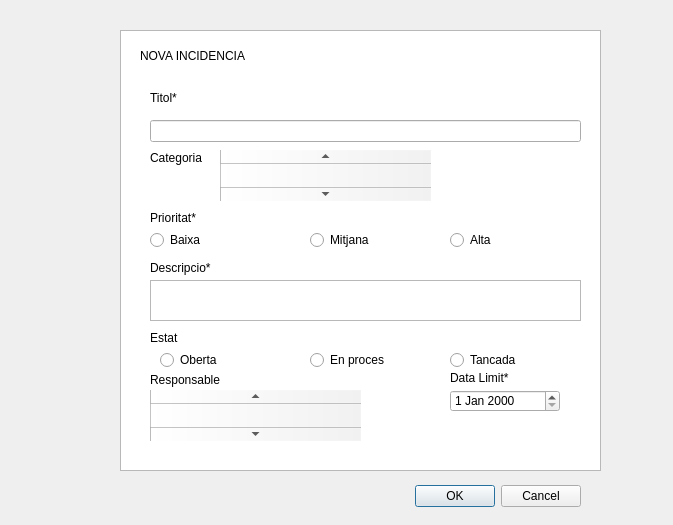
<?xml version="1.0" encoding="UTF-8"?>
<ui version="4.0">
 <class>Dialog</class>
 <widget class="QDialog" name="Dialog">
  <property name="geometry">
   <rect>
    <x>0</x>
    <y>0</y>
    <width>673</width>
    <height>525</height>
   </rect>
  </property>
  <property name="windowTitle">
   <string>Dialog</string>
  </property>
  <widget class="QDialogButtonBox" name="buttonBox">
   <property name="geometry">
    <rect>
     <x>240</x>
     <y>480</y>
     <width>341</width>
     <height>32</height>
    </rect>
   </property>
   <property name="orientation">
    <enum>Qt::Orientation::Horizontal</enum>
   </property>
   <property name="standardButtons">
    <set>QDialogButtonBox::StandardButton::Cancel|QDialogButtonBox::StandardButton::Ok</set>
   </property>
  </widget>
  <widget class="QListWidget" name="listWidget">
   <property name="geometry">
    <rect>
     <x>120</x>
     <y>30</y>
     <width>481</width>
     <height>441</height>
    </rect>
   </property>
  </widget>
  <widget class="QLineEdit" name="lineEdit">
   <property name="geometry">
    <rect>
     <x>150</x>
     <y>120</y>
     <width>431</width>
     <height>22</height>
    </rect>
   </property>
  </widget>
  <widget class="QLabel" name="label">
   <property name="geometry">
    <rect>
     <x>140</x>
     <y>40</y>
     <width>121</width>
     <height>31</height>
    </rect>
   </property>
   <property name="text">
    <string>NOVA INCIDENCIA</string>
   </property>
  </widget>
  <widget class="QLabel" name="label_2">
   <property name="geometry">
    <rect>
     <x>150</x>
     <y>90</y>
     <width>49</width>
     <height>16</height>
    </rect>
   </property>
   <property name="text">
    <string>Titol*</string>
   </property>
  </widget>
  <widget class="QLabel" name="label_3">
   <property name="geometry">
    <rect>
     <x>150</x>
     <y>150</y>
     <width>61</width>
     <height>16</height>
    </rect>
   </property>
   <property name="text">
    <string>Categoria</string>
   </property>
  </widget>
  <widget class="QLabel" name="label_4">
   <property name="geometry">
    <rect>
     <x>150</x>
     <y>330</y>
     <width>49</width>
     <height>16</height>
    </rect>
   </property>
   <property name="text">
    <string>Estat</string>
   </property>
  </widget>
  <widget class="QLabel" name="label_5">
   <property name="geometry">
    <rect>
     <x>450</x>
     <y>370</y>
     <width>61</width>
     <height>16</height>
    </rect>
   </property>
   <property name="text">
    <string>Data Limit*</string>
   </property>
  </widget>
  <widget class="QLabel" name="label_6">
   <property name="geometry">
    <rect>
     <x>150</x>
     <y>210</y>
     <width>49</width>
     <height>16</height>
    </rect>
   </property>
   <property name="text">
    <string>Prioritat*</string>
   </property>
  </widget>
  <widget class="QLabel" name="label_7">
   <property name="geometry">
    <rect>
     <x>150</x>
     <y>260</y>
     <width>61</width>
     <height>16</height>
    </rect>
   </property>
   <property name="text">
    <string>Descripcio*</string>
   </property>
  </widget>
  <widget class="QLabel" name="label_8">
   <property name="geometry">
    <rect>
     <x>150</x>
     <y>370</y>
     <width>71</width>
     <height>20</height>
    </rect>
   </property>
   <property name="text">
    <string>Responsable</string>
   </property>
  </widget>
  <widget class="QPlainTextEdit" name="plainTextEdit">
   <property name="geometry">
    <rect>
     <x>150</x>
     <y>280</y>
     <width>431</width>
     <height>41</height>
    </rect>
   </property>
  </widget>
  <widget class="QDateEdit" name="dateEdit">
   <property name="geometry">
    <rect>
     <x>450</x>
     <y>390</y>
     <width>110</width>
     <height>22</height>
    </rect>
   </property>
  </widget>
  <widget class="QScrollBar" name="verticalScrollBar">
   <property name="geometry">
    <rect>
     <x>220</x>
     <y>150</y>
     <width>211</width>
     <height>51</height>
    </rect>
   </property>
   <property name="orientation">
    <enum>Qt::Orientation::Vertical</enum>
   </property>
  </widget>
  <widget class="QScrollBar" name="verticalScrollBar_2">
   <property name="geometry">
    <rect>
     <x>150</x>
     <y>390</y>
     <width>211</width>
     <height>51</height>
    </rect>
   </property>
   <property name="orientation">
    <enum>Qt::Orientation::Vertical</enum>
   </property>
  </widget>
  <widget class="QRadioButton" name="radioButton">
   <property name="geometry">
    <rect>
     <x>160</x>
     <y>350</y>
     <width>89</width>
     <height>20</height>
    </rect>
   </property>
   <property name="text">
    <string>Oberta</string>
   </property>
  </widget>
  <widget class="QRadioButton" name="radioButton_2">
   <property name="geometry">
    <rect>
     <x>310</x>
     <y>350</y>
     <width>89</width>
     <height>20</height>
    </rect>
   </property>
   <property name="text">
    <string>En proces</string>
   </property>
  </widget>
  <widget class="QRadioButton" name="radioButton_3">
   <property name="geometry">
    <rect>
     <x>450</x>
     <y>350</y>
     <width>89</width>
     <height>20</height>
    </rect>
   </property>
   <property name="text">
    <string>Tancada</string>
   </property>
  </widget>
  <widget class="QRadioButton" name="radioButton_4">
   <property name="geometry">
    <rect>
     <x>150</x>
     <y>230</y>
     <width>89</width>
     <height>20</height>
    </rect>
   </property>
   <property name="text">
    <string>Baixa</string>
   </property>
  </widget>
  <widget class="QRadioButton" name="radioButton_5">
   <property name="geometry">
    <rect>
     <x>310</x>
     <y>230</y>
     <width>89</width>
     <height>20</height>
    </rect>
   </property>
   <property name="text">
    <string>Mitjana</string>
   </property>
  </widget>
  <widget class="QRadioButton" name="radioButton_6">
   <property name="geometry">
    <rect>
     <x>450</x>
     <y>230</y>
     <width>89</width>
     <height>20</height>
    </rect>
   </property>
   <property name="text">
    <string>Alta</string>
   </property>
  </widget>
 </widget>
 <resources/>
 <connections>
  <connection>
   <sender>buttonBox</sender>
   <signal>accepted()</signal>
   <receiver>Dialog</receiver>
   <slot>accept()</slot>
   <hints>
    <hint type="sourcelabel">
     <x>248</x>
     <y>254</y>
    </hint>
    <hint type="destinationlabel">
     <x>157</x>
     <y>274</y>
    </hint>
   </hints>
  </connection>
  <connection>
   <sender>buttonBox</sender>
   <signal>rejected()</signal>
   <receiver>Dialog</receiver>
   <slot>reject()</slot>
   <hints>
    <hint type="sourcelabel">
     <x>316</x>
     <y>260</y>
    </hint>
    <hint type="destinationlabel">
     <x>286</x>
     <y>274</y>
    </hint>
   </hints>
  </connection>
 </connections>
</ui>
